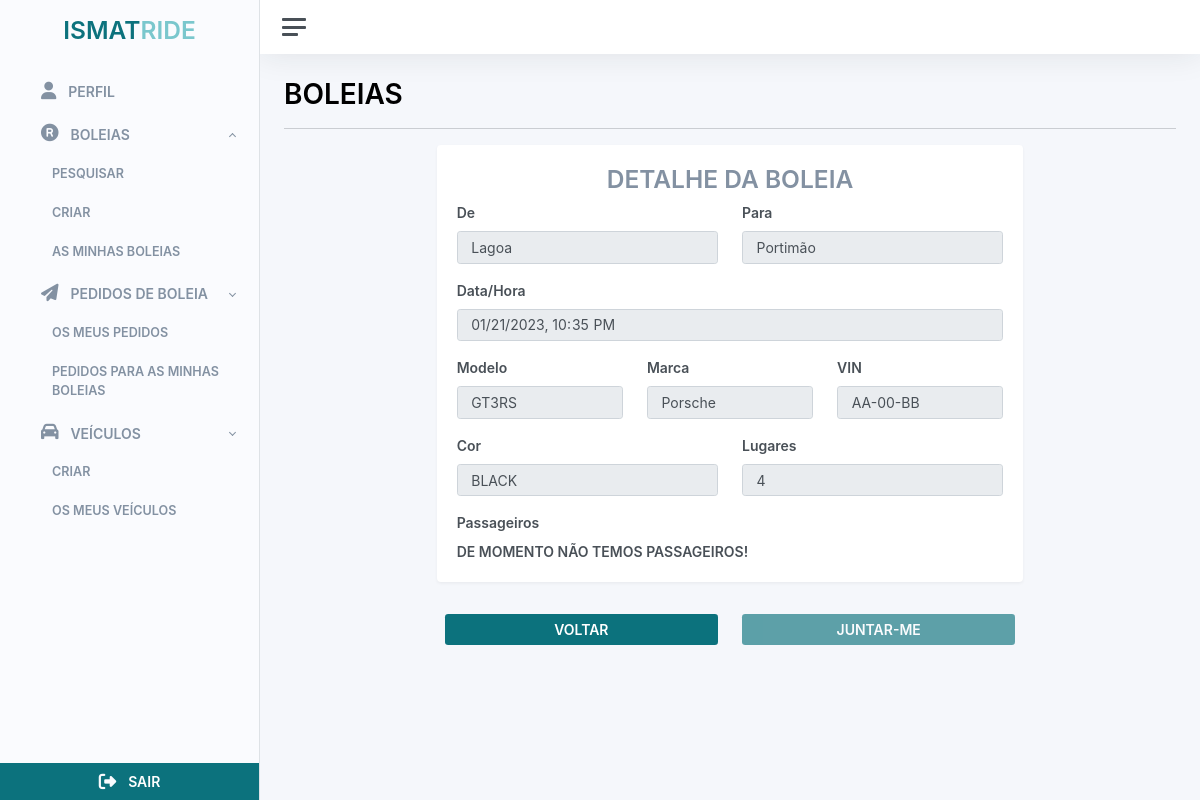
Before: /rides/6 (signed in) with the older database file.
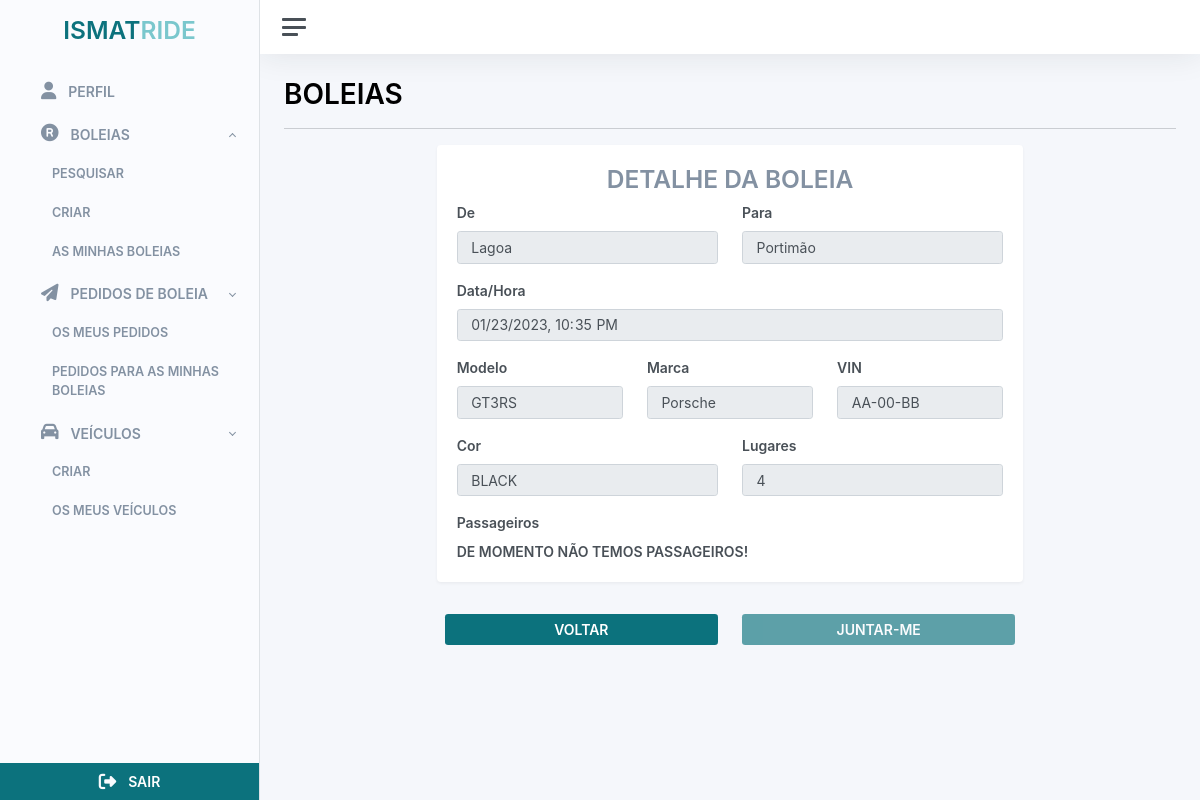
After: the same page with the newer database file.
### src/rides/rides.py (models this page shows)
class Ride(db.Model):
    __tablename__ = 'ride'
    id = db.Column(db.Integer, primary_key=True)
    start_time = db.Column(db.DateTime)
    end_time = db.Column(db.DateTime)
    driver_id = db.Column('driver_id', db.ForeignKey('user.id'))
    driver = db.relationship('User', backref='ride')
    passengers = db.relationship('User', secondary=ride_passengers, backref='rides')
    vehicle_id = db.Column('vehicle_id', db.ForeignKey('vehicle.id'))
    vehicle = db.relationship('Vehicle', backref='ride')
    origin = db.Column(db.String(100))
    destiny = db.Column(db.String(100))
    seats = db.Column(db.Integer())
    cost = db.Column(db.Float, default=0.0)
    is_return_trip = db.Column(db.Boolean, default=False)
    createdAt = db.Column(db.DateTime, default=datetime.datetime.now)
    updatedAt = db.Column(db.DateTime, default=datetime.datetime.now)
    status_id = db.Column('status_id', db.ForeignKey('ride_status.id'))
    status = db.relationship('RideStatus', backref='ride')

### src/users/users.py (models this page shows)
class Model(db.Model):
	__tablename__ = 'model'
	id = db.Column(db.Integer, primary_key=True)
	name = db.Column(db.String(100))
	brand_id = db.Column('brand_id', db.ForeignKey('brand.id'))
	brand = db.relationship('Brand', backref='brand')

class Brand(db.Model):
	__tablename__ = 'brand'
	id = db.Column(db.Integer, primary_key=True)
	name = db.Column(db.String(100))

class Vehicle(db.Model):
	__tablename__ = 'vehicle'
	id = db.Column(db.Integer, primary_key=True)
	user_id = db.Column('user_id', db.ForeignKey('user.id'))
	user = db.relationship('User', backref='vehicle')
	license_plate = db.Column(db.String(20), unique=True)
	color = db.Column(db.String(20))
	seats = db.Column(db.Integer, default=0)
	is_deleted = db.Column(db.Boolean, default=False)
	createdAt = db.Column(db.DateTime, default=datetime.datetime.now)
	updatedAt = db.Column(db.DateTime, default=datetime.datetime.now)
	model_id = db.Column('model_id', db.ForeignKey('model.id'))
	model = db.relationship('Model', backref='vehicle')

### src/rides/routes.py (the view)
@rides_bp.route('<id>', methods = [ 'GET' ])
@login_required
@student_required
def get_ride(id):
    ride = Ride.query.filter_by(id=id).first()
    time_format = "%Y-%d-%m %H:%M:%S"
    currentTime = datetime.datetime.strptime(datetime.datetime.now().strftime(time_format), time_format)
    if ride:
        passengers = list()
        is_joinable = bool(RideRequest.query.filter(RideRequest.user_id == current_user.id).filter(RideRequest.ride_id == ride.id).filter(RideRequest.ride_request_state_id == 2).first())
        for passenger in ride.passengers:
            passengers.append(PassengerListDto(passenger.id, passenger.get_initials(), passenger.first_name,
            passenger.last_name, passenger.username, passenger.phone_number, passenger.email,
            passenger.student_number))
        response = RideDto(str(ride.id), ride.origin, ride.destiny,
            ride.start_time, ride.vehicle.model.name, ride.vehicle.model.brand.name, ride.vehicle.license_plate,
            ride.vehicle.color, ride.seats, passengers,  is_ride_joinable(currentTime,
            datetime.datetime.strptime(ride.start_time.strftime(time_format), time_format),
            ride.status.name, is_joinable))
        return render_template('rides/ride.html', ride = response)
    return url_for('rides.list_rides')

### src/extensions.py (called while the page is built)
def student_required(f):
    @wraps(f)
    def decorated_function(*args, **kwargs):
        if current_user.type != 'Student':
            return redirect(url_for('auth.login', next=request.url))
        return f(*args, **kwargs)
    return decorated_function

### src/rides/routes.py (called while the page is built)
def is_ride_joinable(currentTime, rideTime, rideStatus, is_joinable):
    time_dif = (rideTime - currentTime) // timedelta(minutes=1)
    if rideStatus == "Activa":
        if time_dif > 30 and is_joinable is False:
            return 'True'
        return 'False'
    return 'False'

### src/users/users.py (called while the page is built)
	def get_initials(self):
		first_name_initial = str.upper(self.first_name[0])
		last_name_initial = str.upper(self.last_name[0])
		return f'{first_name_initial}{last_name_initial}'

### src/templates/rides/ride.html (shortened to what this page needs)
{% extends 'base/base_client.html' %}  {% block container_title %} BOLEIAS {% endblock container_title %}  {% block content %}
<div class="container-fluid p-0">
  <div class="row justify-content-center">
    <div class="col-12 col-md-12 col-lg-8">
      <div class="card shadow">
        <div class="card-body">
          <div class="row justify-content-center align-items-center">
            <div class="col-12">
              <h2 class="text-center text-color fw-bold">DETALHE DA BOLEIA</h2>
            </div>
          </div>
          <div class="row">
            <div class="col-12 col-sm-6">
              <label class="form-label fw-bold">De</label>
              <div class="input-group mb-3">
                <input
                  type="text"
                  value="{{ride.starting_location}}"
                  class="form-control"
                  disabled
                />
              </div>
            </div>
            <div class="col-12 col-sm-6">
              <label class="form-label fw-bold">Para</label>
              <div class="input-group mb-3">
                <input
                  type="text"
                  value="{{ride.end_location}}"
                  class="form-control"
                  disabled
                />
              </div>
            </div>
            <div class="col-12">
              <label class="form-label fw-bold">Data/Hora</label>
              <div class="input-group mb-3">
                <input
                  value="{{ride.starting_date}}"
                  type="datetime-local"
                  class="form-control"
                  disabled
                />
              </div>
            </div>
            <div class="col-12 col-sm-4">
              <label class="form-label fw-bold">Modelo</label>
              <div class="input-group mb-3">
                <input
                  type="text"
                  value="{{ride.model}}"
                  class="form-control"
                  disabled
                />
              </div>
            </div>
            <div class="col-12 col-sm-4">
              <label class="form-label fw-bold">Marca</label>
              <div class="input-group mb-3">
                <input
                  type="text"
                  value="{{ride.brand}}"
                  class="form-control"
                  disabled
                />
              </div>
            </div>
            <div class="col-12 col-sm-4">
              <label class="form-label fw-bold">VIN</label>
              <div class="input-group mb-3">
                <input
                  type="text"
                  value="{{ride.vin}}"
                  class="form-control"
                  disabled
                />
              </div>
            </div>
            <div class="col-12 col-sm-6">
              <label class="form-label fw-bold">Cor</label>
              <div class="input-group mb-3">
                <input
                  type="text"
                  value="{{ride.color}}"
                  class="form-control"
                  disabled
                />
              </div>
            </div>
            <div class="col-12 col-sm-6">
              <label class="form-label fw-bold">Lugares</label>
              <div class="input-group mb-3">
                <input
                  type="text"
                  value="{{ride.total_places}}"
                  class="form-control"
                  disabled
                />
              </div>
            </div>
            <div class="col-12 col-sm-12">
              <label class="form-label fw-bold">Passageiros</label>
              <div class="d-flex align-items-center">
                {% if ride.passengers.__len__() == 0 %}
                <span class="fw-bold">DE MOMENTO NÃO TEMOS PASSAGEIROS!</span>
                {% endif %}
              </div>
            </div>
          </div>
        </div>
      </div>
    </div>
    <div class="row justify-content-center align-items-center">
      <div class="col-12 col-sm-5 col-md-4 mt-2">
        <form action="list" method="GET">
          <button
            type="submit"
            class="btn {% if ride.is_joinable == 'False' %}btn-primary{% endif %} {% if ride.is_joinable == 'True' %}btn-secondary{% endif %} w-100"
          >
            <span class="fw-bold">VOLTAR</span>
          </button>
        </form>
      </div>
      <div class="col-12 col-sm-5 col-md-4 mt-2">
        <button
          class="btn btn-primary w-100 {% if ride.is_joinable == 'False' %}disabled{% endif %}"
          data-bs-toggle="modal"
          data-bs-target="#joinride{{ride.id}}"
        >
          <span class="fw-bold">JUNTAR-ME</span>
        </button>
      </div>
    </div>
  </div>
</div>
{% endblock content %}

### src/templates/base/base_client.html (shortened to what this page needs)
<!DOCTYPE html>
<html lang="en">
  <head>
    <link
      rel="stylesheet"
      type="text/css"
      href="{{ url_for('static',filename='styles/global.css') }}"
    />
    <link
      rel="stylesheet"
      type="text/css"
      href="{{ url_for('static',filename='styles/adminkit.css') }}"
    />
  </head>
  <body>
    <div class="wrapper">
      <nav id="sidebar" class="sidebar shadow js-sidebar">
        <div class="sidebar-content border-end border-black js-simplebar">
          <h2 class="fw-bold p-3 text-center">
            <span class="primary-color" style="cursor: pointer"
              >ISMAT<span class="secondary-color">RIDE</span></span
            >
          </h2>
          <ul class="sidebar-nav">
            <li class="sidebar-item">
              <a
                class="sidebar-link"
                type="button"
                data-bs-toggle="modal"
                data-bs-target="#editProfile"
              >
                <span class="align-middle fw-bold"> PERFIL</span>
              </a>
            </li>
            <li class="sidebar-item">
              <a
                class="sidebar-link"
                data-bs-target="#rides"
                data-bs-toggle="collapse"
              >
                <span class="align-middle fw-bold">BOLEIAS</span>
              </a>
              <ul
                id="rides"
                class="sidebar-dropdown list-unstyled collapse show"
                data-bs-parent="#sidebar"
              >
                <li class="sidebar-item">
                  <a
                    class="sidebar-link fw-bold"
                    href="{{url_for('rides.list_rides')}}"
                    >PESQUISAR</a
                  >
                </li>
                <li class="sidebar-item">
                  <a
                    class="sidebar-link fw-bold"
                    type="button"
                    data-bs-toggle="modal"
                    data-bs-target="#createRideModal"
                    >CRIAR</a
                  >
                </li>
                <li class="sidebar-item">
                  <a class="sidebar-link fw-bold" href="../my-rides-page/"
                    >AS MINHAS BOLEIAS</a
                  >
                </li>
              </ul>
            </li>
            <li class="sidebar-item">
              <a
                class="sidebar-link collapsed"
                data-bs-target="#riderequests"
                data-bs-toggle="collapse"
              >
                <span class="align-middle fw-bold">PEDIDOS DE BOLEIA</span>
              </a>
              <ul
                id="riderequests"
                class="sidebar-dropdown list-unstyled collapse show"
                data-bs-parent="#sidebar"
              >
                <li class="sidebar-item">
                  <a
                    class="sidebar-link fw-bold"
                    href="{{url_for('ride_requests.my_requests_list')}}"
                    >OS MEUS PEDIDOS</a
                  >
                </li>
                <li class="sidebar-item">
                  <a
                    class="sidebar-link fw-bold"
                    href="{{url_for('ride_requests.my_ride_requests')}}"
                    >PEDIDOS PARA AS MINHAS BOLEIAS</a
                  >
                </li>
              </ul>
            </li>
            <li class="sidebar-item">
              <a
                class="sidebar-link collapsed"
                data-bs-target="#vehicles"
                data-bs-toggle="collapse"
              >
                <span class="align-middle fw-bold">VEÍCULOS</span>
              </a>
              <ul
                id="vehicles"
                class="sidebar-dropdown list-unstyled collapse show"
                data-bs-parent="#sidebar"
              >
                <li class="sidebar-item">
                  <a
                    class="sidebar-link fw-bold"
                    type="button"
                    data-bs-toggle="modal"
                    data-bs-target="#createVehicle"
                    >CRIAR</a
                  >
                </li>
                <li class="sidebar-item">
                  <a
                    href="{{ url_for('vehicles.vehicles_list') }}"
                    class="sidebar-link fw-bold"
                    >OS MEUS VEÍCULOS</a
                  >
                </li>
              </ul>
            </li>
          </ul>
          <div class="row w-100 m-0">
            <button
              onclick="logout()"
              class="btn btn-primary rounded-0 decoration-none p-2"
            >
              <span class="fw-bold">SAIR</span>
            </button>
          </div>
        </div>
      </nav>
      <div class="main">
        <nav class="navbar navbar-expand navbar-light navbar-bg">
          <a class="sidebar-toggle js-sidebar-toggle">
            <i class="hamburger align-self-center"></i>
          </a>
        </nav>
        <main class="content">
          <div class="container-fluid p-0">
            <h1 class="fw-bold secondary-text-color">
              {% block container_title %} {% endblock container_title %}
            </h1>
            <hr />
            {% block filters %} {% endblock filters %} {% block content %} {%
            endblock content %}
          </div>
        </main>
      </div>
    </div>
  </body>
</html>

### src/static/styles/global.css (style rules this page uses)
.primary-color { color: #0c727d !important; }
.secondary-color { color: #7ac7cd !important; }
.text-color { color: #8391a2 !important; }
.btn-primary { background-color: #0c727d !important; border: none !important; }
.sidebar-link { background-color: #fafbfe !important; }
.sidebar-link { color: #8391a2 !important; background-color: transparent !important; }
i { color: #6c757d; }
a { text-decoration: none !important; }
.wrapper, .main { background-color: #fafbfe; }

Changed rows visible on the page:
changed Ride "Lagoa": starting_date "01/21/2023 22:35" → "01/23/2023 22:35"
